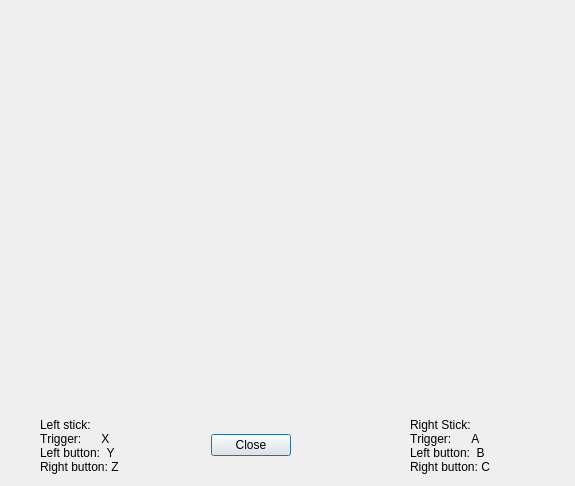
<?xml version="1.0" encoding="UTF-8"?>
<ui version="4.0">
 <class>UIDoubleMissionStickSetting</class>
 <widget class="QDialog" name="UIDoubleMissionStickSetting">
  <property name="geometry">
   <rect>
    <x>0</x>
    <y>0</y>
    <width>575</width>
    <height>486</height>
   </rect>
  </property>
  <property name="focusPolicy">
   <enum>Qt::StrongFocus</enum>
  </property>
  <property name="windowTitle">
   <string>Double Mission Stick Configuration</string>
  </property>
  <widget class="QLabel" name="label">
   <property name="geometry">
    <rect>
     <x>0</x>
     <y>0</y>
     <width>573</width>
     <height>405</height>
    </rect>
   </property>
   <property name="pixmap">
    <pixmap resource="../resources/resources.qrc">:/actions/doublemissionstick.png</pixmap>
   </property>
   <property name="scaledContents">
    <bool>true</bool>
   </property>
   <property name="alignment">
    <set>Qt::AlignCenter</set>
   </property>
  </widget>
  <widget class="QToolButton" name="tbX">
   <property name="geometry">
    <rect>
     <x>240</x>
     <y>160</y>
     <width>21</width>
     <height>31</height>
    </rect>
   </property>
   <property name="focusPolicy">
    <enum>Qt::NoFocus</enum>
   </property>
   <property name="toolTip">
    <string>X</string>
   </property>
   <property name="styleSheet">
    <string notr="true">QPushButton:hover,QToolButton:hover {
  background-color: rgba(117, 190, 218, 0.5); 
}
</string>
   </property>
   <property name="checkable">
    <bool>true</bool>
   </property>
   <property name="autoRaise">
    <bool>true</bool>
   </property>
  </widget>
  <widget class="QToolButton" name="tbY">
   <property name="geometry">
    <rect>
     <x>270</x>
     <y>160</y>
     <width>21</width>
     <height>31</height>
    </rect>
   </property>
   <property name="focusPolicy">
    <enum>Qt::NoFocus</enum>
   </property>
   <property name="toolTip">
    <string>Y</string>
   </property>
   <property name="styleSheet">
    <string notr="true">QPushButton:hover,QToolButton:hover {
  background-color: rgba(117, 190, 218, 0.5); 
}
</string>
   </property>
   <property name="checkable">
    <bool>true</bool>
   </property>
   <property name="autoRaise">
    <bool>true</bool>
   </property>
  </widget>
  <widget class="QToolButton" name="tbZ">
   <property name="geometry">
    <rect>
     <x>310</x>
     <y>160</y>
     <width>21</width>
     <height>31</height>
    </rect>
   </property>
   <property name="focusPolicy">
    <enum>Qt::NoFocus</enum>
   </property>
   <property name="toolTip">
    <string>Z</string>
   </property>
   <property name="styleSheet">
    <string notr="true">QPushButton:hover,QToolButton:hover {
  background-color: rgba(117, 190, 218, 0.5); 
}
</string>
   </property>
   <property name="checkable">
    <bool>true</bool>
   </property>
   <property name="autoRaise">
    <bool>true</bool>
   </property>
  </widget>
  <widget class="QToolButton" name="tbC">
   <property name="geometry">
    <rect>
     <x>310</x>
     <y>190</y>
     <width>21</width>
     <height>31</height>
    </rect>
   </property>
   <property name="focusPolicy">
    <enum>Qt::NoFocus</enum>
   </property>
   <property name="toolTip">
    <string>C</string>
   </property>
   <property name="styleSheet">
    <string notr="true">QPushButton:hover,QToolButton:hover {
  background-color: rgba(117, 190, 218, 0.5); 
}
</string>
   </property>
   <property name="checkable">
    <bool>true</bool>
   </property>
   <property name="autoRaise">
    <bool>true</bool>
   </property>
  </widget>
  <widget class="QToolButton" name="tbB">
   <property name="geometry">
    <rect>
     <x>270</x>
     <y>190</y>
     <width>21</width>
     <height>31</height>
    </rect>
   </property>
   <property name="focusPolicy">
    <enum>Qt::NoFocus</enum>
   </property>
   <property name="toolTip">
    <string>B</string>
   </property>
   <property name="styleSheet">
    <string notr="true">QPushButton:hover,QToolButton:hover {
  background-color: rgba(117, 190, 218, 0.5); 
}
</string>
   </property>
   <property name="checkable">
    <bool>true</bool>
   </property>
   <property name="autoRaise">
    <bool>true</bool>
   </property>
  </widget>
  <widget class="QToolButton" name="tbA">
   <property name="geometry">
    <rect>
     <x>240</x>
     <y>190</y>
     <width>21</width>
     <height>31</height>
    </rect>
   </property>
   <property name="focusPolicy">
    <enum>Qt::NoFocus</enum>
   </property>
   <property name="toolTip">
    <string>A</string>
   </property>
   <property name="styleSheet">
    <string notr="true">QPushButton:hover,QToolButton:hover {
  background-color: rgba(117, 190, 218, 0.5); 
}
</string>
   </property>
   <property name="checkable">
    <bool>true</bool>
   </property>
   <property name="autoRaise">
    <bool>true</bool>
   </property>
  </widget>
  <widget class="QToolButton" name="tbStart">
   <property name="geometry">
    <rect>
     <x>270</x>
     <y>110</y>
     <width>31</width>
     <height>30</height>
    </rect>
   </property>
   <property name="focusPolicy">
    <enum>Qt::NoFocus</enum>
   </property>
   <property name="toolTip">
    <string>Start</string>
   </property>
   <property name="styleSheet">
    <string notr="true">QPushButton:hover,QToolButton:hover {
  background-color: rgba(117, 190, 218, 0.5); 
}
</string>
   </property>
   <property name="checkable">
    <bool>true</bool>
   </property>
   <property name="autoRaise">
    <bool>true</bool>
   </property>
  </widget>
  <widget class="QToolButton" name="tbRightTrigger">
   <property name="geometry">
    <rect>
     <x>340</x>
     <y>190</y>
     <width>41</width>
     <height>51</height>
    </rect>
   </property>
   <property name="focusPolicy">
    <enum>Qt::NoFocus</enum>
   </property>
   <property name="toolTip">
    <string>Right trigger</string>
   </property>
   <property name="styleSheet">
    <string notr="true">QPushButton:hover,QToolButton:hover {
  background-color: rgba(117, 190, 218, 0.5); 
}
</string>
   </property>
   <property name="checkable">
    <bool>true</bool>
   </property>
   <property name="autoRaise">
    <bool>true</bool>
   </property>
  </widget>
  <widget class="QToolButton" name="tbLeftTrigger">
   <property name="geometry">
    <rect>
     <x>190</x>
     <y>190</y>
     <width>41</width>
     <height>51</height>
    </rect>
   </property>
   <property name="focusPolicy">
    <enum>Qt::NoFocus</enum>
   </property>
   <property name="toolTip">
    <string>Left trigger</string>
   </property>
   <property name="styleSheet">
    <string notr="true">QPushButton:hover,QToolButton:hover {
  background-color: rgba(117, 190, 218, 0.5); 
}
</string>
   </property>
   <property name="checkable">
    <bool>true</bool>
   </property>
   <property name="autoRaise">
    <bool>true</bool>
   </property>
  </widget>
  <widget class="QLabel" name="lInfos">
   <property name="geometry">
    <rect>
     <x>10</x>
     <y>440</y>
     <width>191</width>
     <height>41</height>
    </rect>
   </property>
   <property name="alignment">
    <set>Qt::AlignCenter</set>
   </property>
  </widget>
  <widget class="QDialogButtonBox" name="padButtons">
   <property name="geometry">
    <rect>
     <x>210</x>
     <y>430</y>
     <width>81</width>
     <height>30</height>
    </rect>
   </property>
   <property name="standardButtons">
    <set>QDialogButtonBox::Close</set>
   </property>
  </widget>
  <widget class="QToolButton" name="tbAxis2Up">
   <property name="geometry">
    <rect>
     <x>440</x>
     <y>160</y>
     <width>31</width>
     <height>30</height>
    </rect>
   </property>
   <property name="focusPolicy">
    <enum>Qt::NoFocus</enum>
   </property>
   <property name="toolTip">
    <string>Stick Up</string>
   </property>
   <property name="styleSheet">
    <string notr="true">QPushButton:hover,QToolButton:hover {
  background-color: rgba(117, 190, 218, 0.5); 
}
</string>
   </property>
   <property name="checkable">
    <bool>true</bool>
   </property>
   <property name="autoRaise">
    <bool>true</bool>
   </property>
  </widget>
  <widget class="QToolButton" name="tbAxis1Left">
   <property name="geometry">
    <rect>
     <x>430</x>
     <y>210</y>
     <width>30</width>
     <height>31</height>
    </rect>
   </property>
   <property name="focusPolicy">
    <enum>Qt::NoFocus</enum>
   </property>
   <property name="toolTip">
    <string>Stick Left</string>
   </property>
   <property name="styleSheet">
    <string notr="true">QPushButton:hover,QToolButton:hover {
  background-color: rgba(117, 190, 218, 0.5); 
}
</string>
   </property>
   <property name="checkable">
    <bool>true</bool>
   </property>
   <property name="autoRaise">
    <bool>true</bool>
   </property>
  </widget>
  <widget class="QToolButton" name="tbAxis2Down">
   <property name="geometry">
    <rect>
     <x>470</x>
     <y>230</y>
     <width>31</width>
     <height>30</height>
    </rect>
   </property>
   <property name="focusPolicy">
    <enum>Qt::NoFocus</enum>
   </property>
   <property name="toolTip">
    <string>Stick Down</string>
   </property>
   <property name="styleSheet">
    <string notr="true">QPushButton:hover,QToolButton:hover {
  background-color: rgba(117, 190, 218, 0.5); 
}
</string>
   </property>
   <property name="checkable">
    <bool>true</bool>
   </property>
   <property name="autoRaise">
    <bool>true</bool>
   </property>
  </widget>
  <widget class="QToolButton" name="tbAxis1Right">
   <property name="geometry">
    <rect>
     <x>500</x>
     <y>210</y>
     <width>30</width>
     <height>31</height>
    </rect>
   </property>
   <property name="focusPolicy">
    <enum>Qt::NoFocus</enum>
   </property>
   <property name="toolTip">
    <string>Stick Right</string>
   </property>
   <property name="styleSheet">
    <string notr="true">QPushButton:hover,QToolButton:hover {
  background-color: rgba(117, 190, 218, 0.5); 
}
</string>
   </property>
   <property name="checkable">
    <bool>true</bool>
   </property>
   <property name="autoRaise">
    <bool>true</bool>
   </property>
  </widget>
  <widget class="QToolButton" name="tbAxis3Up">
   <property name="geometry">
    <rect>
     <x>500</x>
     <y>50</y>
     <width>31</width>
     <height>30</height>
    </rect>
   </property>
   <property name="focusPolicy">
    <enum>Qt::NoFocus</enum>
   </property>
   <property name="toolTip">
    <string>Throttle Up</string>
   </property>
   <property name="styleSheet">
    <string notr="true">QPushButton:hover,QToolButton:hover {
  background-color: rgba(117, 190, 218, 0.5); 
}
</string>
   </property>
   <property name="checkable">
    <bool>true</bool>
   </property>
   <property name="autoRaise">
    <bool>true</bool>
   </property>
  </widget>
  <widget class="QToolButton" name="tbAxis3Down">
   <property name="geometry">
    <rect>
     <x>510</x>
     <y>110</y>
     <width>31</width>
     <height>30</height>
    </rect>
   </property>
   <property name="focusPolicy">
    <enum>Qt::NoFocus</enum>
   </property>
   <property name="toolTip">
    <string>Throttle Down</string>
   </property>
   <property name="styleSheet">
    <string notr="true">QPushButton:hover,QToolButton:hover {
  background-color: rgba(117, 190, 218, 0.5); 
}
</string>
   </property>
   <property name="checkable">
    <bool>true</bool>
   </property>
   <property name="autoRaise">
    <bool>true</bool>
   </property>
  </widget>
  <widget class="QLabel" name="label_2">
   <property name="geometry">
    <rect>
     <x>40</x>
     <y>410</y>
     <width>141</width>
     <height>71</height>
    </rect>
   </property>
   <property name="font">
    <font>
     <kerning>false</kerning>
    </font>
   </property>
   <property name="text">
    <string>Left stick:
Trigger:      X
Left button:  Y
Right button: Z</string>
   </property>
  </widget>
  <widget class="QLabel" name="label_3">
   <property name="geometry">
    <rect>
     <x>410</x>
     <y>410</y>
     <width>171</width>
     <height>71</height>
    </rect>
   </property>
   <property name="font">
    <font>
     <kerning>false</kerning>
    </font>
   </property>
   <property name="text">
    <string>Right Stick:
Trigger:      A
Left button:  B
Right button: C</string>
   </property>
  </widget>
  <widget class="QToolButton" name="tbAxis5Left">
   <property name="geometry">
    <rect>
     <x>40</x>
     <y>190</y>
     <width>31</width>
     <height>30</height>
    </rect>
   </property>
   <property name="focusPolicy">
    <enum>Qt::NoFocus</enum>
   </property>
   <property name="toolTip">
    <string>Left Stick X Left</string>
   </property>
   <property name="styleSheet">
    <string notr="true">QPushButton:hover,QToolButton:hover {
  background-color: rgba(117, 190, 218, 0.5); 
}
</string>
   </property>
   <property name="checkable">
    <bool>true</bool>
   </property>
   <property name="autoRaise">
    <bool>true</bool>
   </property>
  </widget>
  <widget class="QToolButton" name="tbAxis5Right">
   <property name="geometry">
    <rect>
     <x>110</x>
     <y>200</y>
     <width>31</width>
     <height>30</height>
    </rect>
   </property>
   <property name="focusPolicy">
    <enum>Qt::NoFocus</enum>
   </property>
   <property name="toolTip">
    <string>Left Stick X Right</string>
   </property>
   <property name="styleSheet">
    <string notr="true">QPushButton:hover,QToolButton:hover {
  background-color: rgba(117, 190, 218, 0.5); 
}
</string>
   </property>
   <property name="checkable">
    <bool>true</bool>
   </property>
   <property name="autoRaise">
    <bool>true</bool>
   </property>
  </widget>
  <widget class="QToolButton" name="tbAxis6Up">
   <property name="geometry">
    <rect>
     <x>80</x>
     <y>160</y>
     <width>31</width>
     <height>30</height>
    </rect>
   </property>
   <property name="focusPolicy">
    <enum>Qt::NoFocus</enum>
   </property>
   <property name="toolTip">
    <string>Left Stick Y Up</string>
   </property>
   <property name="styleSheet">
    <string notr="true">QPushButton:hover,QToolButton:hover {
  background-color: rgba(117, 190, 218, 0.5); 
}
</string>
   </property>
   <property name="checkable">
    <bool>true</bool>
   </property>
   <property name="autoRaise">
    <bool>true</bool>
   </property>
  </widget>
  <widget class="QToolButton" name="tbAxis6Down">
   <property name="geometry">
    <rect>
     <x>60</x>
     <y>230</y>
     <width>31</width>
     <height>30</height>
    </rect>
   </property>
   <property name="focusPolicy">
    <enum>Qt::NoFocus</enum>
   </property>
   <property name="toolTip">
    <string>Left Stick Y Down</string>
   </property>
   <property name="styleSheet">
    <string notr="true">QPushButton:hover,QToolButton:hover {
  background-color: rgba(117, 190, 218, 0.5); 
}
</string>
   </property>
   <property name="checkable">
    <bool>true</bool>
   </property>
   <property name="autoRaise">
    <bool>true</bool>
   </property>
  </widget>
  <widget class="QToolButton" name="tbAxis7Up">
   <property name="geometry">
    <rect>
     <x>30</x>
     <y>60</y>
     <width>31</width>
     <height>30</height>
    </rect>
   </property>
   <property name="focusPolicy">
    <enum>Qt::NoFocus</enum>
   </property>
   <property name="toolTip">
    <string>Left Stick Throttle Up</string>
   </property>
   <property name="styleSheet">
    <string notr="true">QPushButton:hover,QToolButton:hover {
  background-color: rgba(117, 190, 218, 0.5); 
}
</string>
   </property>
   <property name="checkable">
    <bool>true</bool>
   </property>
   <property name="autoRaise">
    <bool>true</bool>
   </property>
  </widget>
  <widget class="QToolButton" name="tbAxis7Down">
   <property name="geometry">
    <rect>
     <x>20</x>
     <y>110</y>
     <width>31</width>
     <height>30</height>
    </rect>
   </property>
   <property name="focusPolicy">
    <enum>Qt::NoFocus</enum>
   </property>
   <property name="toolTip">
    <string>Left Stick Throttle Down</string>
   </property>
   <property name="styleSheet">
    <string notr="true">QPushButton:hover,QToolButton:hover {
  background-color: rgba(117, 190, 218, 0.5); 
}
</string>
   </property>
   <property name="checkable">
    <bool>true</bool>
   </property>
   <property name="autoRaise">
    <bool>true</bool>
   </property>
  </widget>
 </widget>
 <resources>
  <include location="../resources/resources.qrc"/>
 </resources>
 <connections>
  <connection>
   <sender>padButtons</sender>
   <signal>rejected()</signal>
   <receiver>UIDoubleMissionStickSetting</receiver>
   <slot>reject()</slot>
   <hints>
    <hint type="sourcelabel">
     <x>20</x>
     <y>20</y>
    </hint>
    <hint type="destinationlabel">
     <x>20</x>
     <y>20</y>
    </hint>
   </hints>
  </connection>
 </connections>
</ui>
